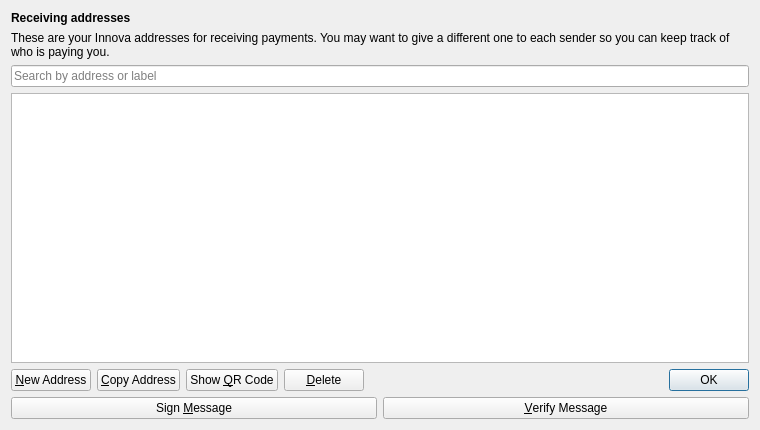
<?xml version="1.0" encoding="UTF-8"?>
<ui version="4.0">
 <class>AddressBookPage</class>
 <widget class="QWidget" name="AddressBookPage">
  <property name="geometry">
   <rect>
    <x>0</x>
    <y>0</y>
    <width>760</width>
    <height>430</height>
   </rect>
  </property>
  <property name="windowTitle">
   <string>Address Book</string>
  </property>
  <layout class="QVBoxLayout" name="verticalLayout">
   <item>
    <widget class="QLabel" name="titleLabel">
     <property name="font">
      <font>
       <weight>75</weight>
       <bold>true</bold>
      </font>
     </property>
     <property name="text">
      <string>Receiving addresses</string>
     </property>
     <property name="wordWrap">
      <bool>false</bool>
     </property>
    </widget>
   </item>
   <item>
    <widget class="QLabel" name="labelExplanation">
     <property name="text">
      <string>These are your Innova addresses for receiving payments. You may want to give a different one to each sender so you can keep track of who is paying you.</string>
     </property>
     <property name="textFormat">
      <enum>Qt::PlainText</enum>
     </property>
     <property name="wordWrap">
      <bool>true</bool>
     </property>
    </widget>
   </item>
   <item>
    <widget class="QLineEdit" name="searchLineEdit">
     <property name="placeholderText">
      <string>Search by address or label</string>
     </property>
    </widget>
   </item>
   <item>
    <widget class="QStackedWidget" name="contentStack">
     <property name="sizePolicy">
      <sizepolicy hsizetype="Expanding" vsizetype="Expanding">
       <horstretch>0</horstretch>
       <verstretch>1</verstretch>
      </sizepolicy>
     </property>
     <widget class="QWidget" name="tablePage">
      <layout class="QVBoxLayout" name="tablePageLayout">
       <property name="leftMargin">
        <number>0</number>
       </property>
       <property name="topMargin">
        <number>0</number>
       </property>
       <property name="rightMargin">
        <number>0</number>
       </property>
       <property name="bottomMargin">
        <number>0</number>
       </property>
       <item>
        <widget class="QTableView" name="tableView">
         <property name="contextMenuPolicy">
          <enum>Qt::CustomContextMenu</enum>
         </property>
         <property name="toolTip">
          <string>Double-click to edit address or label</string>
         </property>
         <property name="tabKeyNavigation">
          <bool>false</bool>
         </property>
         <property name="alternatingRowColors">
          <bool>true</bool>
         </property>
         <property name="selectionMode">
          <enum>QAbstractItemView::SingleSelection</enum>
         </property>
         <property name="selectionBehavior">
          <enum>QAbstractItemView::SelectRows</enum>
         </property>
         <property name="sortingEnabled">
          <bool>true</bool>
         </property>
         <attribute name="verticalHeaderVisible">
          <bool>false</bool>
         </attribute>
        </widget>
       </item>
      </layout>
     </widget>
     <widget class="QWidget" name="emptyPage">
      <layout class="QVBoxLayout" name="emptyPageLayout">
       <property name="leftMargin">
        <number>0</number>
       </property>
       <property name="topMargin">
        <number>0</number>
       </property>
       <property name="rightMargin">
        <number>0</number>
       </property>
       <property name="bottomMargin">
        <number>0</number>
       </property>
       <item>
        <spacer name="emptyTopSpacer">
         <property name="orientation">
          <enum>Qt::Vertical</enum>
         </property>
         <property name="sizeHint" stdset="0">
          <size>
           <width>20</width>
           <height>20</height>
          </size>
         </property>
        </spacer>
       </item>
       <item>
        <widget class="QLabel" name="emptyStateLabel">
         <property name="text">
          <string>No receiving addresses yet. Create a new address to get started.</string>
         </property>
         <property name="alignment">
          <set>Qt::AlignHCenter|Qt::AlignVCenter</set>
         </property>
         <property name="wordWrap">
          <bool>true</bool>
         </property>
        </widget>
       </item>
       <item>
        <spacer name="emptyBottomSpacer">
         <property name="orientation">
          <enum>Qt::Vertical</enum>
         </property>
         <property name="sizeHint" stdset="0">
          <size>
           <width>20</width>
           <height>20</height>
          </size>
         </property>
        </spacer>
       </item>
      </layout>
     </widget>
    </widget>
   </item>
   <item>
    <layout class="QHBoxLayout" name="horizontalLayout">
     <item>
      <widget class="QPushButton" name="newAddressButton">
       <property name="toolTip">
        <string>Create a new address</string>
       </property>
       <property name="text">
        <string>&amp;New Address</string>
       </property>
       <property name="icon">
        <iconset resource="../bitcoin.qrc">
         <normaloff>:/icons/add</normaloff>:/icons/add</iconset>
       </property>
      </widget>
     </item>
     <item>
      <widget class="QPushButton" name="copyToClipboard">
       <property name="toolTip">
        <string>Copy the currently selected address to the system clipboard</string>
       </property>
       <property name="text">
        <string>&amp;Copy Address</string>
       </property>
       <property name="icon">
        <iconset resource="../bitcoin.qrc">
         <normaloff>:/icons/editcopy</normaloff>:/icons/editcopy</iconset>
       </property>
      </widget>
     </item>
     <item>
      <widget class="QPushButton" name="showQRCode">
       <property name="text">
        <string>Show &amp;QR Code</string>
       </property>
       <property name="icon">
        <iconset resource="../bitcoin.qrc">
         <normaloff>:/icons/qrcode</normaloff>:/icons/qrcode</iconset>
       </property>
      </widget>
     </item>
     <item>
      <widget class="QPushButton" name="deleteButton">
       <property name="toolTip">
        <string>Delete the currently selected address from the list</string>
       </property>
       <property name="text">
        <string>&amp;Delete</string>
       </property>
       <property name="icon">
        <iconset resource="../bitcoin.qrc">
         <normaloff>:/icons/remove</normaloff>:/icons/remove</iconset>
       </property>
      </widget>
     </item>
     <item>
      <spacer name="horizontalSpacer">
       <property name="orientation">
        <enum>Qt::Horizontal</enum>
       </property>
       <property name="sizeHint" stdset="0">
        <size>
         <width>40</width>
         <height>20</height>
        </size>
       </property>
      </spacer>
     </item>
     <item>
      <widget class="QDialogButtonBox" name="buttonBox">
       <property name="sizePolicy">
        <sizepolicy hsizetype="Maximum" vsizetype="Fixed">
         <horstretch>0</horstretch>
         <verstretch>0</verstretch>
        </sizepolicy>
       </property>
       <property name="standardButtons">
        <set>QDialogButtonBox::Ok</set>
       </property>
      </widget>
     </item>
    </layout>
   </item>
   <item>
    <layout class="QHBoxLayout" name="horizontalLayout_2">
     <item>
      <widget class="QPushButton" name="signMessage">
       <property name="toolTip">
        <string>Sign a message to prove you own a Innova address</string>
       </property>
       <property name="text">
        <string>Sign &amp;Message</string>
       </property>
       <property name="icon">
        <iconset resource="../bitcoin.qrc">
         <normaloff>:/icons/edit</normaloff>:/icons/edit</iconset>
       </property>
      </widget>
     </item>
     <item>
      <widget class="QPushButton" name="verifyMessage">
       <property name="toolTip">
        <string>Verify a message to ensure it was signed with a specified Innova address</string>
       </property>
       <property name="text">
        <string>&amp;Verify Message</string>
       </property>
       <property name="icon">
        <iconset resource="../bitcoin.qrc">
         <normaloff>:/icons/transaction_0</normaloff>:/icons/transaction_0</iconset>
       </property>
      </widget>
     </item>
    </layout>
   </item>
  </layout>
 </widget>
 <resources>
  <include location="../bitcoin.qrc"/>
 </resources>
 <connections/>
</ui>
